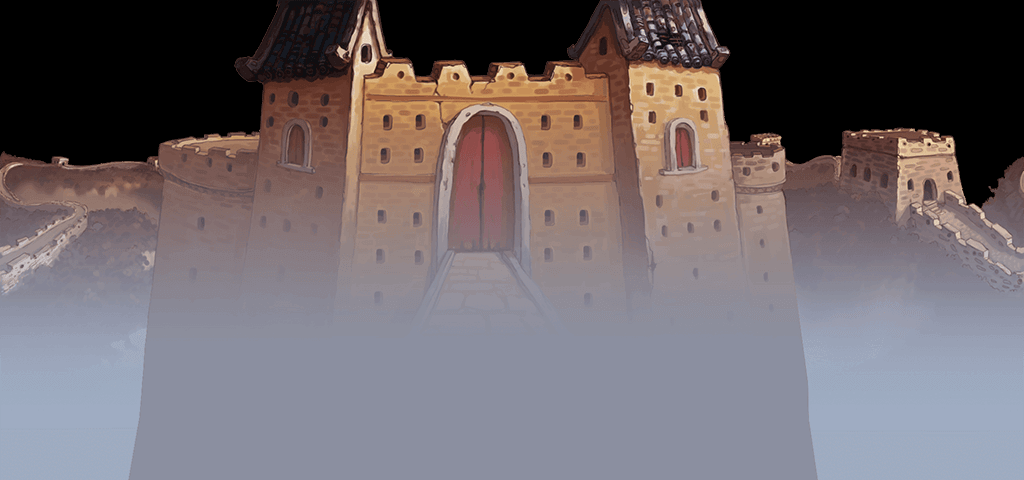

Below is a game level as drawn by its tile map, then a one-line description and the .tmx that defines it (tile-layer data replaced by summaries):
An orthogonal 32x15 tile map with 32x32 px tiles, 1 tile layer (mid1).

<map version="1.0" orientation="orthogonal" renderorder="right-down" width="32" height="15" tilewidth="32" tileheight="32">
 <tileset firstgid="1" name="cheng_mid1" tilewidth="32" tileheight="32">
  <image source="cheng/cheng_mid1.png" width="1024" height="500" />
 </tileset>
 <layer name="mid1" width="32" height="15">
  <data>[480 cells, 480 non-empty, 480 distinct tile ids]</data>
 </layer>
</map>
